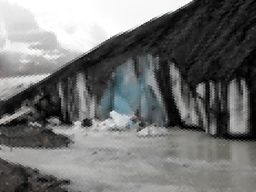
#> input picture raw/100_count.png, 256 x 192 px, shrunk from 500 x 375 before the run
$ python bugeye.py raw/100_count.png out.png
#> lines starting #> are read from the running program, lines starting #| are printed output that depends on the picture
#> further down, im is the input picture: PIL image 256x192 RGB; mean R, G, B 114.7, 115.4, 114.9
from PIL import Image
import argparse
from math import sqrt, sin, cos, pi

parser = argparse.ArgumentParser(description="Convert to grid of hexagons")
parser.add_argument("src_name", help="name of the source file")
parser.add_argument("dest_name", help="name of the destination file")
parser.add_argument("--count", type=float, default=20,
                    help="number of horizontal hexagons in output")
parser.add_argument("--angle", type=float, default=0,
                    help="clockwise angle adjustment of the output grid in "
                    "degrees")
parser.add_argument("--xOffset", type=int, default=0,
                    help="right shift of the output grid")
parser.add_argument("--yOffset", type=int, default=0,
                    help="down shift of the output grid")

# Algorithms used are explained at http://www.redblobgames.com/grids/hexagons/
def pixelToHex(x, y, size):
    q = x * 2.0/3.0
    r = (-x / 3.0 + sqrt(3.0)/3.0 * y)
    return cubeRound( axialToCube( (q/size, r/size) ) )

def axialToCube(qr):
    x = qr[0]
    z = qr[1]
    y = -x - z
    return (x, y, z)

def cubeRound(xyz):
    rx = round(xyz[0])
    ry = round(xyz[1])
    rz = round(xyz[2])

    xd = abs(rx - xyz[0])
    yd = abs(ry - xyz[1])
    zd = abs(rz - xyz[2])

    if xd > yd and xd > zd:
        rx = -ry - rz
    elif yd > zd:
        ry = -rx - rz
    else:
        rz = -rx - ry

    return (rx, ry, rz)

def convertToHexBitmap(im, args):
    px = im.load()
    hexSize = im.size[0] / float(args.count) / sqrt(3)
#> hexSize = 7.39
    angle = args.angle * pi / 180.0
    hexes = {}

    # Assign each src pixel to the correct hexagon
    for x in range(im.size[0]):
        for y in range(im.size[1]):
            dx = x - args.xOffset
            dy = y - args.yOffset
            hexNum = pixelToHex(dx*cos(angle) + dy*sin(angle),
                                dy*cos(angle) - dx*sin(angle),
                                hexSize)
            hexes.setdefault(hexNum, [])
            hexes[hexNum].append(px[x,y])

    # Average the pixel colors in each hexagon
    for hexNum, pixels in hexes.items():
        colorSum = [0,0,0]
        for p in pixels:
            # Is there a way to do this element-wise?
            colorSum[0] += p[0]
            colorSum[1] += p[1]
            colorSum[2] += p[2]

        colorSum[0] = round(colorSum[0] / len(pixels))
        colorSum[1] = round(colorSum[1] / len(pixels))
        colorSum[2] = round(colorSum[2] / len(pixels))

        hexes[hexNum] = colorSum
#> this loop made 384 passes
#> hexNum on passes 1 to 3: (0, 0, 0), (0, -1, 1), (0, -2, 2)

    # Assign the averaged color values back to the bitmap
    for x in range(im.size[0]):
        for y in range(im.size[1]):
            dx = x - args.xOffset
            dy = y - args.yOffset
            hexNum = pixelToHex(dx*cos(angle) + dy*sin(angle),
                                dy*cos(angle) - dx*sin(angle),
                                hexSize)
            px[x,y] = tuple(hexes[hexNum])

    return px

if __name__ == "__main__":
    args = parser.parse_args();
    im = Image.open(args.src_name)
    convertToHexBitmap(im, args)
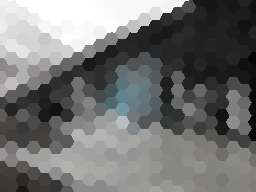
#> im: PIL image 256x192 RGB; mean R, G, B 114.7, 115.4, 114.9
    im.save(args.dest_name)

$ run again, on raw/8_count.png
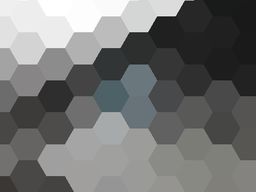
#> input picture raw/8_count.png, 256 x 192 px, shrunk from 500 x 375 before the run
#> im is the input picture: PIL image 256x192 RGB; mean R, G, B 114.7, 115.4, 115
#> the loop in convertToHexBitmap, `for hexNum, pixels in hexes.items():` made 384 passes
#> hexNum on passes 1 to 3: (0, 0, 0), (0, -1, 1), (0, -2, 2)
#> `convertToHexBitmap(im, args)`:
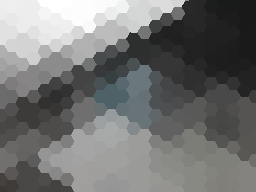
#> im: PIL image 256x192 RGB; mean R, G, B 114.7, 115.4, 115
